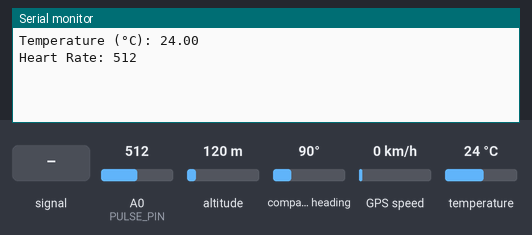
Bench run of a sketch on a simulated Arduino Uno, built with avr-gcc and run on an emulated ATmega328P. Shown: the last lines printed to the serial monitor. Inputs (shaded band) come from the test bench; at power-on: altitude 120 m, temperature 24 °C, A0 (PULSE_PIN) = 512, compass heading 90°, GPS speed 0 km/h. The GPS gets a fix after 3 s at 37.7749, -122.4194 with 8 satellites; the modem accepts every AT command (registered, SIM ready, sends succeed) and sends nothing else.

Above: at 3.2 s.
3.3 s: A0 (PULSE_PIN) fed a 200 Hz sine of ±81 counts around its level
At 11.4 s:
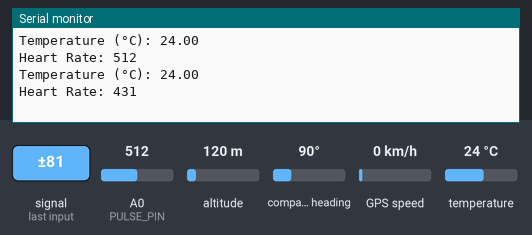
11.6 s: altitude set to 20 m
At 19.6 s:
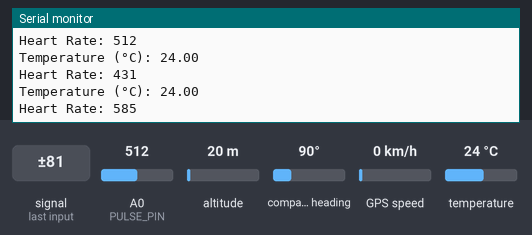
19.9 s: temperature set to 12 °C
At 27.7 s:
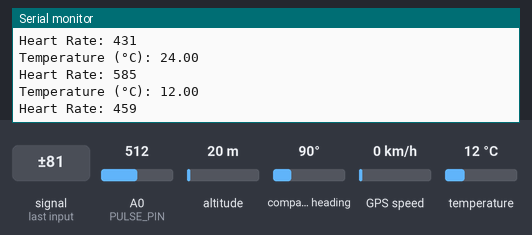
28.2 s: A0 (PULSE_PIN) set to 716
At 35.2 s:
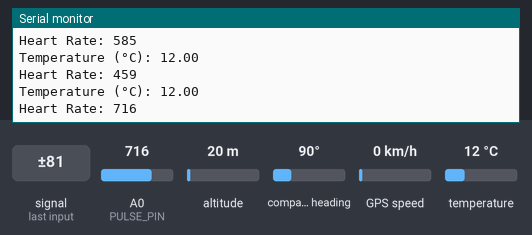
36.5 s: A0 (PULSE_PIN) fed a 1000 Hz sine of ±255 counts around its level
At 43.8 s:
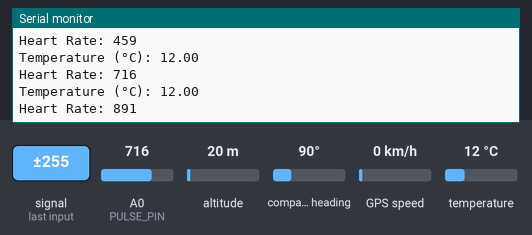
44.8 s: compass heading set to 7°
At 51.3 s:
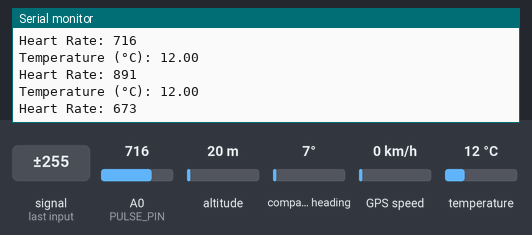
Timing chart, 0 to 52.8 s (numbered marks = the images above; inputs shaded):
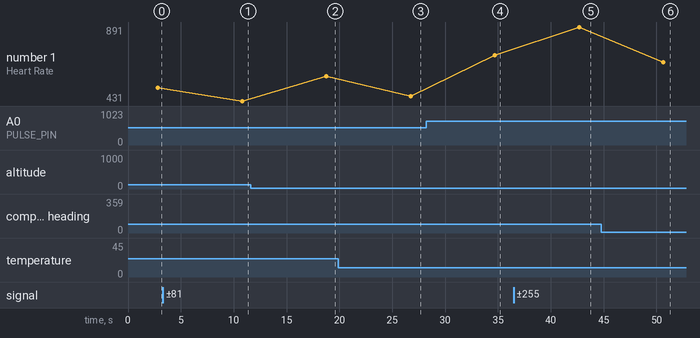

The sketch:

project1.ino
```cpp
#include <Wire.h>
#include <SoftwareSerial.h>
#include <OneWire.h>
#include <DallasTemperature.h>
#include <TinyGPS++.h>

// Pin Definitions
#define PULSE_PIN A0               // Pulse Sensor connected to A0
#define ONE_WIRE_BUS 2             // DS18B20 Temperature Sensor connected to pin 2
#define GPS_RX 4                   // GPS RX Pin
#define GPS_TX 3                   // GPS TX Pin
#define GSM_TX 10                  // GSM TX Pin
#define GSM_RX 11                  // GSM RX Pin

// Initialize Components
SoftwareSerial gpsSerial(GPS_RX, GPS_TX);
SoftwareSerial gsmSerial(GSM_TX, GSM_RX);
TinyGPSPlus gps;
OneWire oneWire(ONE_WIRE_BUS);
DallasTemperature tempSensor(&oneWire);

// Variables for Sensor Readings
float temperature;
int heartRate;

void setup() {
    Serial.begin(9600);             // Monitor Serial
    gpsSerial.begin(9600);          // GPS Module Serial
    gsmSerial.begin(9600);          // GSM Module Serial
    tempSensor.begin();             // Temperature Sensor Initialization
    pinMode(PULSE_PIN, INPUT);      // Pulse Sensor Initialization

    // Initialize GSM Module
    gsmSerial.println("AT");        // Basic command to check connectivity
    delay(1000);
    gsmSerial.println("AT+CMGF=1"); // Set SMS to text mode
    delay(1000);
}

void loop() {
    // Step 2: GPS Position Tracking
    if (gpsSerial.available() > 0) {
        if (gps.encode(gpsSerial.read())) {
            float latitude = gps.location.lat();
            float longitude = gps.location.lng();
            Serial.print("Latitude: "); Serial.println(latitude, 6);
            Serial.print("Longitude: "); Serial.println(longitude, 6);
        }
    }

    // Step 3: Health Monitoring
    tempSensor.requestTemperatures();         // Request temperature from DS18B20
    temperature = tempSensor.getTempCByIndex(0); // Get temperature reading
    Serial.print("Temperature (°C): "); Serial.println(temperature);

    // Pulse Sensor Reading (simulated reading; replace with actual processing if available)
    heartRate = analogRead(PULSE_PIN);        // Simulated heart rate value
    Serial.print("Heart Rate: "); Serial.println(heartRate);

    // Step 4: Data Processing & Communication
    String message = "Lat: " + String(gps.location.lat(), 6) + ", Long: " + String(gps.location.lng(), 6);
    message += ", Temp: " + String(temperature) + "°C, Heart Rate: " + String(heartRate) + " BPM";
    sendSMS(message);

    delay(5000); // Delay to optimize power consumption
}

void sendSMS(String message) {
    gsmSerial.println("AT+CMGS=\"+91xxxxxxxxxxx\""); // Replace with base station or command center number
    delay(1000);
    gsmSerial.println(message);                  // Send message data
    delay(100);
    gsmSerial.write(26);                         // End SMS with Ctrl+Z
    delay(1000);
}
```

Measured:
- after the input at 3.3 s, the serial monitor: prints a new line after 7.5 s (image 1)
- after the input at 11.6 s, the serial monitor: prints a new line after 7.2 s (image 2)
- after the input at 19.9 s, the serial monitor: prints a new line after 6.8 s (image 3)
- after the input at 28.2 s, the serial monitor: prints a new line after 6.5 s (image 4)
- after the input at 36.5 s, the serial monitor: prints a new line after 6.2 s (image 5)
- after the input at 44.8 s, the serial monitor: prints a new line after 5.9 s (image 6)
- plotted number 1: 512 → 431 after the input at 3.3 s, 431 → 585 after the input at 11.6 s, 459 → 716 after the input at 28.2 s, 716 → 891 after the input at 36.5 s, 891 → 673 after the input at 44.8 s
